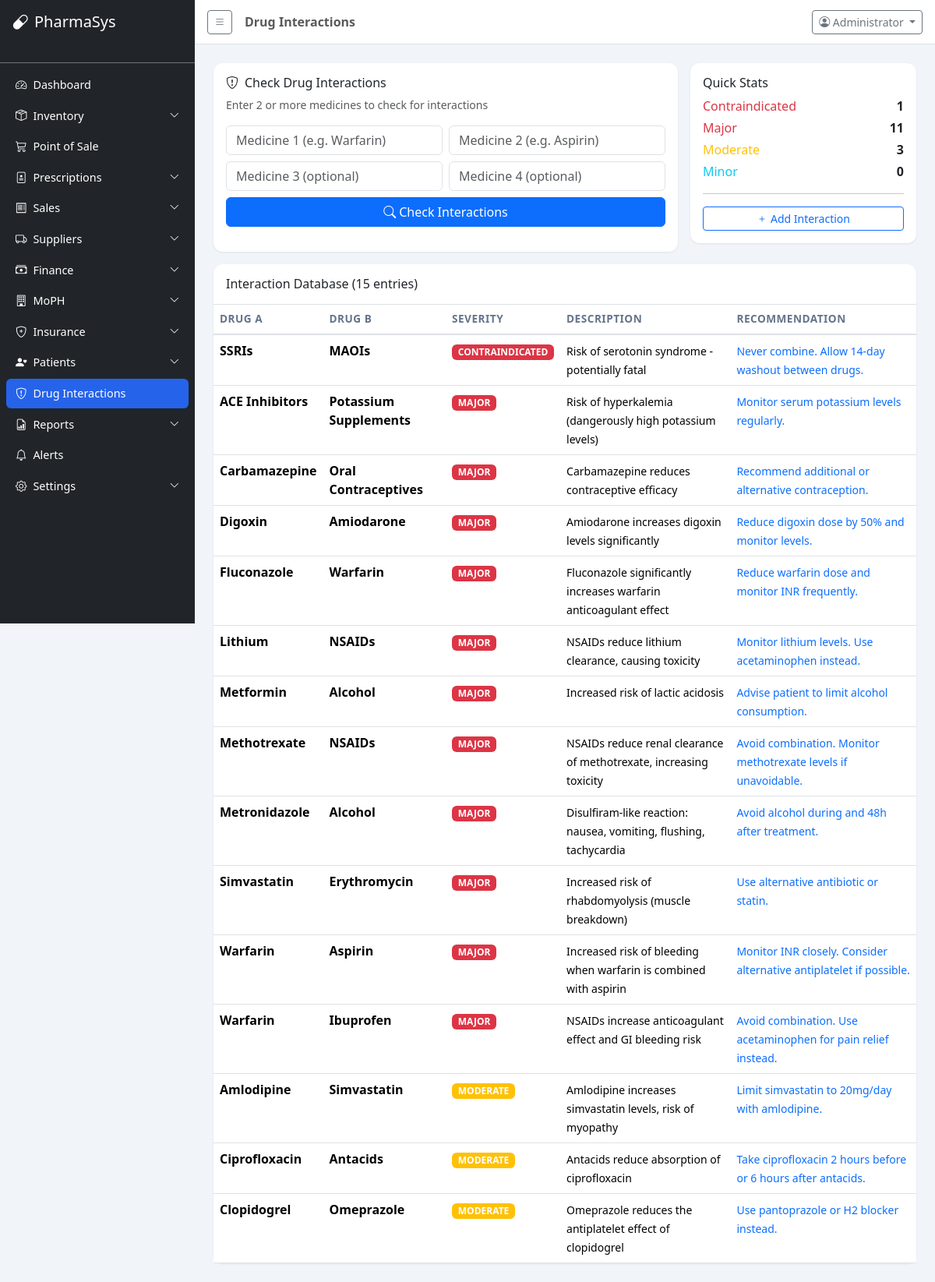
The app's page /modules/interactions/index.php (signed in) with its own data.
### tables this page shows
CREATE TABLE drug_interactions (
    id INT AUTO_INCREMENT PRIMARY KEY,
    drug_a VARCHAR(200) NOT NULL,
    drug_b VARCHAR(200) NOT NULL,
    severity ENUM('minor','moderate','major','contraindicated') NOT NULL,
    description TEXT NOT NULL,
    recommendation TEXT,
    INDEX idx_drug_a (drug_a),
    INDEX idx_drug_b (drug_b)
);

### config/app.php (called while the page is built, shortened)
<?php
require_once __DIR__ . '/../includes/functions.php';
function currentUser() {
    return $_SESSION['user'] ?? null;
}

### includes/functions.php (called while the page is built, shortened)
<?php
function sanitize($input) {
    return htmlspecialchars(trim($input), ENT_QUOTES, 'UTF-8');
}

### modules/interactions/index.php (the view, shortened to what this page needs)
<?php
$pageTitle = 'Drug Interactions';
require_once __DIR__ . '/../../includes/header.php';
$db = getDB();
$interactions = $db->query("SELECT * FROM drug_interactions ORDER BY FIELD(severity,'contraindicated','major','moderate','minor'), drug_a")->fetchAll();
?>
<div class="row g-3 mb-3">
    <div class="col-lg-8">
        <div class="card p-3">
            <h6><i class="bi bi-shield-exclamation me-2"></i>Check Drug Interactions</h6>
            <p class="small text-muted">Enter 2 or more medicines to check for interactions</p>
            <div id="drugInputs">
                <div class="row g-2 mb-2">
                    <div class="col"><input type="text" class="form-control drug-input" placeholder="Medicine 1 (e.g. Warfarin)" list="drugList"></div>
                    <div class="col"><input type="text" class="form-control drug-input" placeholder="Medicine 2 (e.g. Aspirin)" list="drugList"></div>
                </div>
                <div class="row g-2 mb-2">
                    <div class="col"><input type="text" class="form-control drug-input" placeholder="Medicine 3 (optional)" list="drugList"></div>
                    <div class="col"><input type="text" class="form-control drug-input" placeholder="Medicine 4 (optional)" list="drugList"></div>
                </div>
            </div>
            <button type="button" class="btn btn-primary" id="btnCheckInteractions"><i class="bi bi-search me-1"></i>Check Interactions</button>
        </div>
    </div>
    <div class="col-lg-4">
        <div class="card p-3">
            <h6>Quick Stats</h6>
            <?php
            $counts = ['contraindicated'=>0,'major'=>0,'moderate'=>0,'minor'=>0];
            foreach ($interactions as $i) $counts[$i['severity']]++;
            ?>
            <div class="d-flex justify-content-between mb-1"><span class="text-danger">Contraindicated</span><strong><?= $counts['contraindicated'] ?></strong></div>
            <div class="d-flex justify-content-between mb-1"><span class="text-danger">Major</span><strong><?= $counts['major'] ?></strong></div>
            <div class="d-flex justify-content-between mb-1"><span class="text-warning">Moderate</span><strong><?= $counts['moderate'] ?></strong></div>
            <div class="d-flex justify-content-between"><span class="text-info">Minor</span><strong><?= $counts['minor'] ?></strong></div>
            <hr>
            <button class="btn btn-sm btn-outline-primary w-100" data-bs-toggle="modal" data-bs-target="#addInteraction"><i class="bi bi-plus me-1"></i>Add Interaction</button>
        </div>
    </div>
</div>
<div class="card">
    <div class="p-3 border-bottom"><h6 class="mb-0">Interaction Database (<?= count($interactions) ?> entries)</h6></div>
    <div class="table-responsive">
        <table class="table table-hover mb-0 data-table">
            <thead><tr><th>Drug A</th><th>Drug B</th><th>Severity</th><th>Description</th><th>Recommendation</th></tr></thead>
            <tbody>
                <?php foreach ($interactions as $i): ?>
                <tr>
                    <td><strong><?= sanitize($i['drug_a']) ?></strong></td>
                    <td><strong><?= sanitize($i['drug_b']) ?></strong></td>
                    <td>
                        <?php $colors = ['contraindicated'=>'danger','major'=>'danger','moderate'=>'warning','minor'=>'info']; ?>
                        <span class="badge bg-<?= $colors[$i['severity']] ?? 'secondary' ?>"><?= strtoupper($i['severity']) ?></span>
                    </td>
                    <td><small><?= sanitize($i['description']) ?></small></td>
                    <td><small class="text-primary"><?= sanitize($i['recommendation'] ?? '') ?></small></td>
                </tr>
                <?php endforeach; ?>
            </tbody>
        </table>
    </div>
</div>
<?php
require_once __DIR__ . '/../../includes/footer.php';
?>

### includes/header.php (shortened to what this page needs)
<?php
require_once __DIR__ . '/../config/app.php';
$currentPage = basename($_SERVER['PHP_SELF'], '.php');
$currentDir = basename(dirname($_SERVER['PHP_SELF']));
?>
<!DOCTYPE html>
<html lang="en" dir="ltr">
<head>
    <link href="https://cdn.jsdelivr.net/npm/bootstrap@5.3.3/dist/css/bootstrap.min.css" rel="stylesheet">
    <link href="https://cdn.jsdelivr.net/npm/bootstrap-icons@1.11.3/font/bootstrap-icons.min.css" rel="stylesheet">
    <link href="https://cdn.jsdelivr.net/npm/datatables.net-bs5@2.0.8/css/dataTables.bootstrap5.min.css" rel="stylesheet">
    <link href="<?= BASE_URL ?>/assets/css/style.css" rel="stylesheet">
</head>
<body>
<div class="d-flex" id="wrapper">
    <?php include __DIR__ . '/sidebar.php'; ?>
    <div id="page-content-wrapper" class="w-100">
        <nav class="navbar navbar-expand-lg navbar-light bg-white border-bottom px-3">
            <button class="btn btn-sm btn-outline-secondary me-3" id="sidebarToggle">
                <i class="bi bi-list"></i>
            </button>
            <span class="navbar-text fw-semibold"><?= $pageTitle ?? '' ?></span>
            <div class="ms-auto d-flex align-items-center gap-3">
                <div class="dropdown">
                    <button class="btn btn-sm btn-outline-secondary dropdown-toggle" data-bs-toggle="dropdown">
                        <i class="bi bi-person-circle"></i> <?= sanitize(currentUser()['full_name'] ?? 'User') ?>
                    </button>
                </div>
            </div>
        </nav>
        <div class="container-fluid p-4">

### includes/sidebar.php (shortened to what this page needs)
<div class="sidebar bg-dark text-white" id="sidebar">
    <div class="sidebar-header p-3 border-bottom border-secondary">
        <h5 class="mb-0"><i class="bi bi-capsule me-2"></i><?= APP_NAME ?></h5>
        <small class="text-muted"><?= sanitize(getSetting('pharmacy_name', 'My Pharmacy')) ?></small>
    </div>
    <ul class="nav flex-column p-2">
        <?php foreach ($menuItems as $item): ?>
            <?php $isActive = ($currentDir === $item['dir']) || ($item['dir'] === '' && $currentPage === 'index' && $currentDir === basename(BASE_URL)); ?>
            <?php if (isset($item['children'])): ?>
            <li class="nav-item">
                <a class="nav-link text-white d-flex justify-content-between align-items-center <?= $isActive ? 'active' : '' ?>"
                   data-bs-toggle="collapse" href="#menu-<?= $item['dir'] ?>" role="button"
                   aria-expanded="<?= $isActive ? 'true' : 'false' ?>">
                    <span><i class="<?= $item['icon'] ?> me-2"></i><?= $item['label'] ?></span>
                    <i class="bi bi-chevron-down small"></i>
                </a>
            </li>
            <?php else: ?>
            <li class="nav-item">
                <a class="nav-link text-white <?= $isActive ? 'active' : '' ?>" href="<?= $item['url'] ?>">
                    <i class="<?= $item['icon'] ?> me-2"></i><?= $item['label'] ?>
                </a>
            </li>
            <?php endif; ?>
        <?php endforeach; ?>
    </ul>
</div>

### includes/footer.php (shortened to what this page needs)
        </div>
    </div>
</div>
</body>
</html>

### assets/css/style.css (style rules this page uses)
:root { --sidebar-width: 250px; --primary: #2563EB; --primary-dark: #1D4ED8; --success: #059669; --warning: #D97706; --danger: #DC2626; --info: #0891B2; }
body { font-family: 'Segoe UI', system-ui, -apple-system, sans-serif; background: #F1F5F9; min-height: 100vh; }
.sidebar { min-width: var(--sidebar-width); max-width: var(--sidebar-width); min-height: 100vh; transition: all 0.3s; position: fixed; top: 0; left: 0; z-index: 1000; overflow-y: auto; }
.sidebar .nav-link { border-radius: 6px; margin: 1px 0; font-size: 0.9rem; padding: 8px 12px; }
.sidebar .nav-link.active { background: var(--primary); color: #fff !important; }
#page-content-wrapper { margin-left: var(--sidebar-width); transition: margin-left 0.3s; }
.card { border: none; border-radius: 12px; box-shadow: 0 1px 3px rgba(0,0,0,0.08); transition: box-shadow 0.2s; }
.table th { font-weight: 600; font-size: 0.85rem; text-transform: uppercase; color: #64748B; letter-spacing: 0.5px; border-bottom-width: 2px; }

### records on screen
drug_interactions: drug_a "SSRIs", drug_b "MAOIs", severity "CONTRAINDICATED", description "Risk of serotonin syndrome - potentially fatal", recommendation "Never combine. Allow 14-day washout between drugs."
drug_interactions: drug_a "ACE Inhibitors", drug_b "Potassium Supplements", severity "MAJOR", description "Risk of hyperkalemia (dangerously high potassium levels)", recommendation "Monitor serum potassium levels regularly."
drug_interactions: drug_a "Carbamazepine", drug_b "Oral Contraceptives", severity "MAJOR", description "Carbamazepine reduces contraceptive efficacy", recommendation "Recommend additional or alternative contraception."
drug_interactions: drug_a "Digoxin", drug_b "Amiodarone", severity "MAJOR", description "Amiodarone increases digoxin levels significantly", recommendation "Reduce digoxin dose by 50% and monitor levels."
drug_interactions: drug_a "Fluconazole", drug_b "Warfarin", severity "MAJOR", description "Fluconazole significantly increases warfarin anticoagulant effect", recommendation "Reduce warfarin dose and monitor INR frequently."
drug_interactions: drug_a "Lithium", drug_b "NSAIDs", severity "MAJOR", description "NSAIDs reduce lithium clearance, causing toxicity", recommendation "Monitor lithium levels. Use acetaminophen instead."
drug_interactions: drug_a "Metformin", drug_b "Alcohol", severity "MAJOR", description "Increased risk of lactic acidosis", recommendation "Advise patient to limit alcohol consumption."
drug_interactions: drug_a "Methotrexate", drug_b "NSAIDs", severity "MAJOR", description "NSAIDs reduce renal clearance of methotrexate, increasing toxicity", recommendation "Avoid combination. Monitor methotrexate levels if unavoidable."
drug_interactions: drug_a "Metronidazole", drug_b "Alcohol", severity "MAJOR", description "Disulfiram-like reaction: nausea, vomiting, flushing, tachycardia", recommendation "Avoid alcohol during and 48h after treatment."
drug_interactions: drug_a "Simvastatin", drug_b "Erythromycin", severity "MAJOR", description "Increased risk of rhabdomyolysis (muscle breakdown)", recommendation "Use alternative antibiotic or statin."
drug_interactions: drug_a "Warfarin", drug_b "Aspirin", severity "MAJOR", description "Increased risk of bleeding when warfarin is combined with aspirin", recommendation "Monitor INR closely. Consider alternative antiplatelet if possible."
drug_interactions: drug_a "Warfarin", drug_b "Ibuprofen", severity "MAJOR", description "NSAIDs increase anticoagulant effect and GI bleeding risk", recommendation "Avoid combination. Use acetaminophen for pain relief instead."
drug_interactions: drug_a "Amlodipine", drug_b "Simvastatin", severity "MODERATE", description "Amlodipine increases simvastatin levels, risk of myopathy", recommendation "Limit simvastatin to 20mg/day with amlodipine."
drug_interactions: drug_a "Ciprofloxacin", drug_b "Antacids", severity "MODERATE", description "Antacids reduce absorption of ciprofloxacin", recommendation "Take ciprofloxacin 2 hours before or 6 hours after antacids."
drug_interactions: drug_a "Clopidogrel", drug_b "Omeprazole", severity "MODERATE", description "Omeprazole reduces the antiplatelet effect of clopidogrel", recommendation "Use pantoprazole or H2 blocker instead."

### other values on screen
APP_NAME "PharmaSys"
$item['label'] "Dashboard"
$item['label'] "Inventory"
$item['label'] "Point of Sale"
$item['label'] "Prescriptions"
$item['label'] "Sales"
$item['label'] "Suppliers"
$item['label'] "Finance"
$item['label'] "MoPH"
$item['label'] "Insurance"
$item['label'] "Patients"
$item['label'] "Drug Interactions"
$item['label'] "Reports"
$item['label'] "Alerts"
$item['label'] "Settings"
